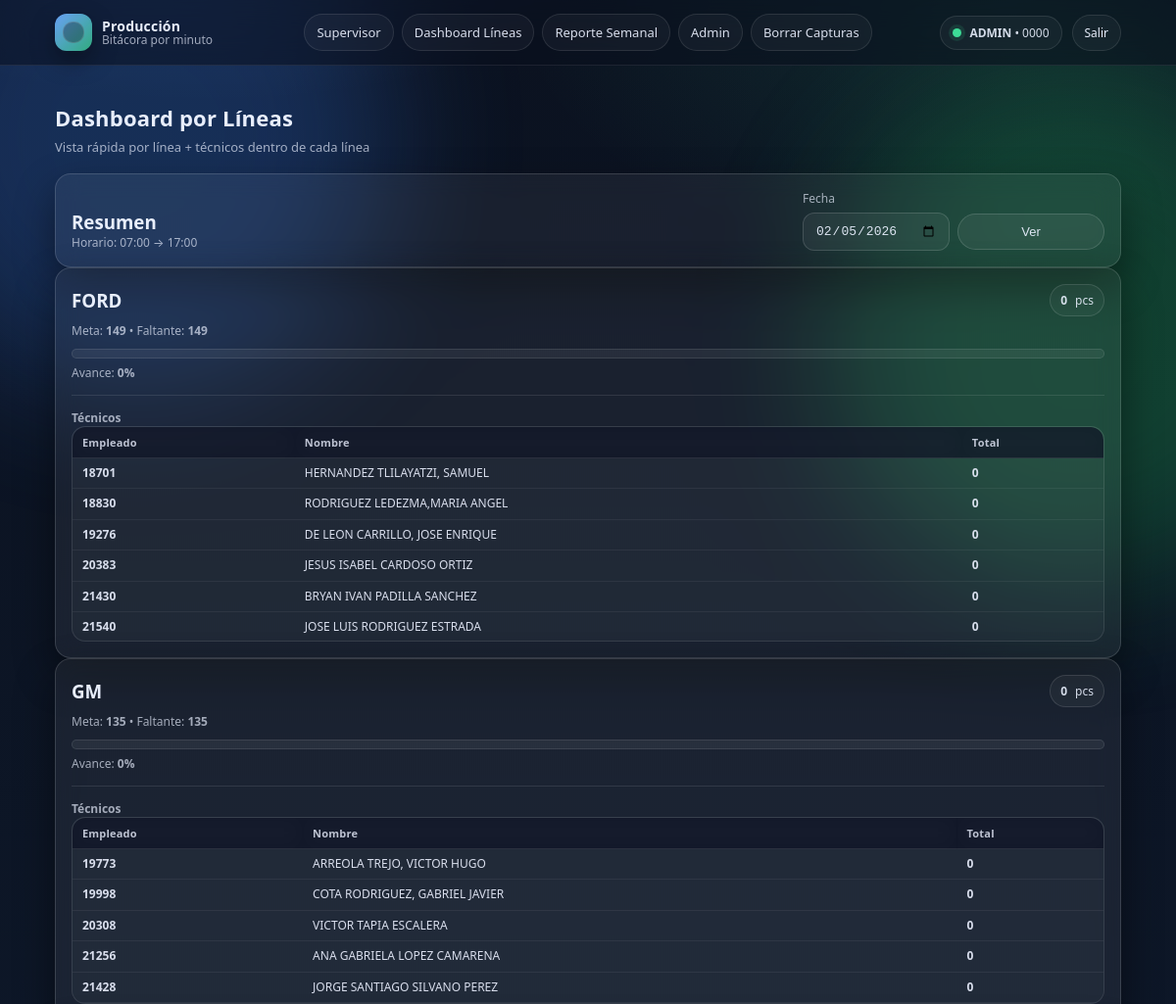
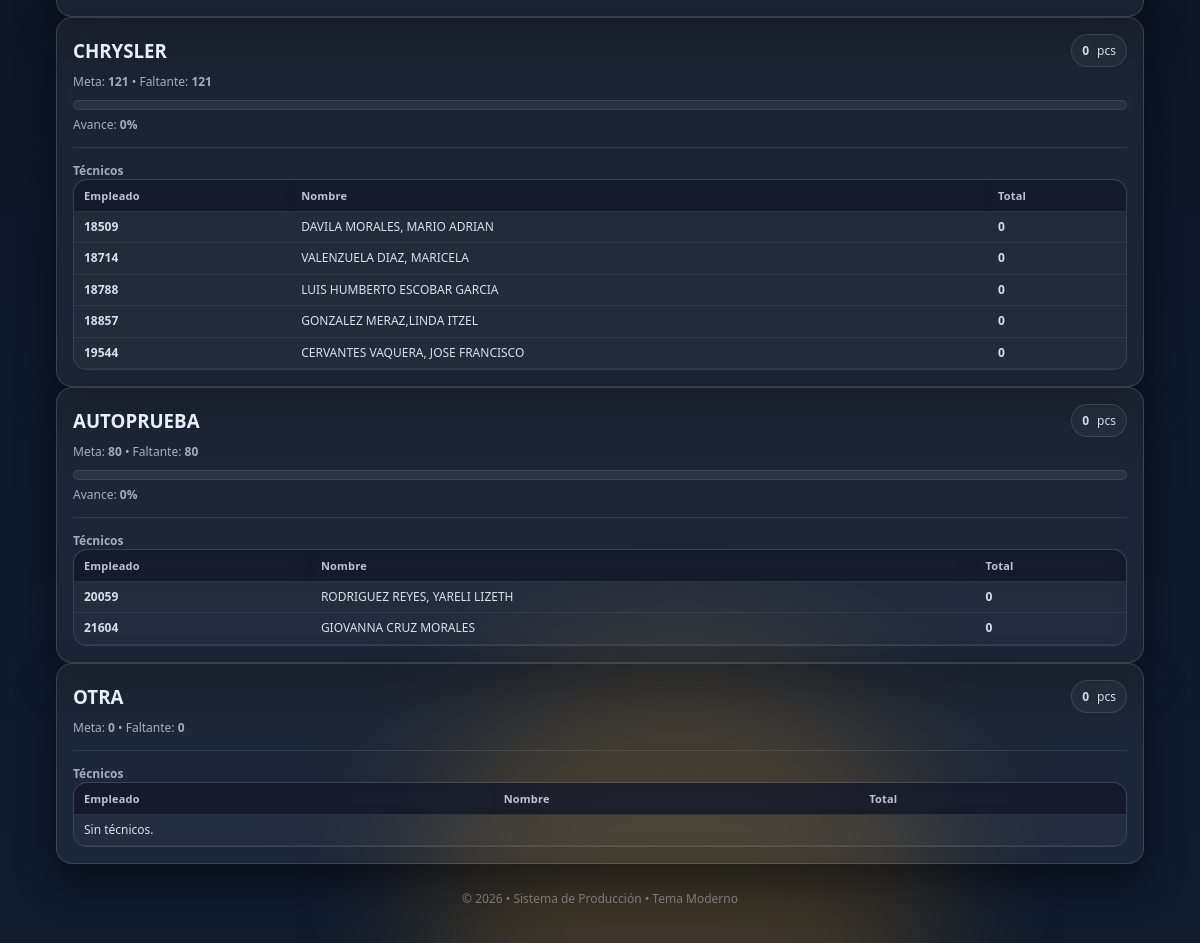
Screenshot of /line_dashboard (signed in) with the database file from the repository (2 pictures, top to bottom).
### tables this page shows
CREATE TABLE users (
            id INTEGER PRIMARY KEY AUTOINCREMENT,
            employee_no TEXT UNIQUE NOT NULL,
            name TEXT NOT NULL,
            role TEXT NOT NULL CHECK(role IN ('technician','supervisor','admin')),
            pin_hash TEXT NOT NULL,
            is_active INTEGER NOT NULL DEFAULT 1,
            created_at TEXT NOT NULL
        , line TEXT NOT NULL DEFAULT '');

CREATE TABLE app_settings (
            key TEXT PRIMARY KEY,
            value TEXT NOT NULL
        );

CREATE TABLE line_goals (
            line TEXT PRIMARY KEY,
            daily_goal INTEGER NOT NULL,
            updated_at TEXT NOT NULL
        );

### app.py (the view)
    @app.route("/line_dashboard", methods=["GET"])
    def line_dashboard():
        user = require_login_role("supervisor", "admin")
        if not user:
            return redirect(url_for("login"))
        schedule = get_capture_window()
        start_str, end_str = schedule.start_str, schedule.end_str
        selected_date = request.args.get("date") or date.today().isoformat()
        totals_by_line = get_summary_by_line(selected_date, start_str, end_str)
        line_goals_map = get_line_goals_map()
        tech_by_line = get_tech_by_line(selected_date, start_str, end_str)
        tot_map = {(r["line"] or "SIN ASIGNAR").upper(): int(r["total_qty"] or 0) for r in totals_by_line}
        for ln in LINES:
            ln2 = (ln or "").upper()
            tot_map.setdefault(ln2, 0)
        line_cards = []
        for line, total in tot_map.items():
            goal = line_goals_map.get(line)
            remaining = None if goal is None else max(0, goal - total)
            pct = None
            if goal is not None and goal > 0:
                pct = min(100, round((total * 100) / goal))
            line_cards.append({
                "line": line,
                "total": total,
                "goal": goal,
                "remaining": remaining,
                "pct": pct
            })
        line_cards.sort(key=lambda x: x["total"], reverse=True)
        tech_map: Dict[str, List[dict]] = {}
        for t in tech_by_line:
            line = (t["line"] or "SIN ASIGNAR").upper()
            tech_map.setdefault(line, []).append({
                "employee_no": t["employee_no"],
                "name": t["name"],
                "total": int(t["total_qty"] or 0)
            })
        return render_template(
            "line_dashboard.html",
            user=user,
            selected_date=selected_date,
            schedule_start=start_str,
            schedule_end=end_str,
            line_cards=line_cards,
            tech_map=tech_map,
        )

### app.py (called while the page is built)
def db_connect() -> sqlite3.Connection:
    conn = sqlite3.connect(DB_FILE)
    conn.row_factory = sqlite3.Row
    return conn

def get_setting(key: str, default: str) -> str:
    with db() as conn:
        cur = conn.cursor()
        cur.execute("SELECT value FROM app_settings WHERE key = ?", (key,))
        row = cur.fetchone()
        return row["value"] if row else default

def parse_time_hhmm(t: str) -> Optional[Tuple[int, int]]:
    try:
        t = (t or "").strip()
        hh, mm = t.split(":")
        h = int(hh)
        m = int(mm)
        if 0 <= h <= 23 and 0 <= m <= 59:
            return h, m
    except Exception:
        return None
    return None

def get_capture_window() -> CaptureWindow:
    start_str = get_setting("start_time", DEFAULT_START_TIME)
    end_str = get_setting("end_time", DEFAULT_END_TIME)
    grace_str = get_setting("grace_minutes", str(DEFAULT_GRACE_MINUTES))
    st = parse_time_hhmm(start_str) or parse_time_hhmm(DEFAULT_START_TIME)
    et = parse_time_hhmm(end_str) or parse_time_hhmm(DEFAULT_END_TIME)
    grace = parse_nonneg_int(grace_str)
    if grace is None:
        grace = DEFAULT_GRACE_MINUTES
    grace = min(300, grace)
    return CaptureWindow(
        start_str=start_str,
        end_str=end_str,
        grace_minutes=grace,
        start_h=st[0],
        start_m=st[1],
        end_h=et[0],
        end_m=et[1],
    )

def get_user_by_employee(employee_no: str):
    with db() as conn:
        cur = conn.cursor()
        cur.execute("SELECT * FROM users WHERE employee_no = ?", (employee_no,))
        return cur.fetchone()

def current_user():
    emp = session.get("employee_no")
    if not emp:
        return None
    return get_user_by_employee(emp)

def require_login_role(*roles):
    user = current_user()
    if not user or user["is_active"] != 1:
        return None
    if roles and user["role"] not in roles:
        flash("No tienes permisos para esa sección.", "err")
        return None
    return user

def parse_nonneg_int(x) -> Optional[int]:
    try:
        s = str(x).strip()
        if s == "":
            return None
        v = int(s)
        return v if v >= 0 else None
    except Exception:
        return None

def get_line_goals_map() -> Dict[str, int]:
    with db() as conn:
        cur = conn.cursor()
        cur.execute("SELECT line, daily_goal FROM line_goals")
        return {r["line"].upper(): int(r["daily_goal"]) for r in cur.fetchall()}

    def __exit__(self, exc_type, exc, tb):
        self.conn.close()

### templates/line_dashboard.html (shortened to what this page needs)
{% extends "base.html" %}
{% set title = "Dashboard por Líneas" %}
{% set subtitle = "Vista rápida por línea + técnicos dentro de cada línea" %}
{% block content %}
<div class="card">
  <div class="row" style="justify-content:space-between; align-items:flex-end;">
    <div>
      <h3 style="margin:0;">Resumen</h3>
      <div class="muted small">Horario: {{ schedule_start }} → {{ schedule_end }}</div>
    </div>
    <form method="GET" class="row row-tight">
      <div class="field">
        <label>Fecha</label>
        <input type="date" name="date" value="{{ selected_date }}">
      </div>
      <div class="field">
        <label>&nbsp;</label>
        <button class="btn" type="submit">Ver</button>
      </div>
    </form>
  </div>
</div>
<div class="grid3">
  {% for c in line_cards %}
    <div class="card">
      <div class="row" style="justify-content:space-between; align-items:center;">
        <h3 style="margin:0;">{{ c.line }}</h3>
        <span class="badge2"><b>{{ c.total }}</b> pcs</span>
      </div>
      <div class="muted small" style="margin-top:6px;">
        Meta: <b>{{ c.goal if c.goal is not none else "Sin meta" }}</b>
        {% if c.remaining is not none %}
          • Faltante: <b>{{ c.remaining }}</b>
        {% endif %}
      </div>
      {% if c.pct is not none %}
        <div class="progress" style="margin-top:10px;">
        </div>
        <div class="muted small" style="margin-top:6px;">Avance: <b>{{ c.pct }}%</b></div>
      {% endif %}
      <div class="hr"></div>
      <div class="muted small"><b>Técnicos</b></div>
      <div class="tablewrap" style="max-height:220px;">
        <table class="table compact">
          <thead>
            <tr>
              <th>Empleado</th>
              <th>Nombre</th>
              <th>Total</th>
            </tr>
          </thead>
          <tbody>
            {% set tlist = tech_map.get(c.line, []) %}
            {% if tlist|length == 0 %}
              <tr><td colspan="3" class="muted">Sin técnicos.</td></tr>
            {% endif %}
            {% for t in tlist %}
              <tr>
                <td><b>{{ t.employee_no }}</b></td>
                <td>{{ t.name }}</td>
                <td><b>{{ t.total }}</b></td>
              </tr>
            {% endfor %}
          </tbody>
        </table>
      </div>
    </div>
  {% endfor %}
</div>
{% endblock %}

### templates/base.html (shortened to what this page needs)
<!DOCTYPE html>
<html lang="es">
<head>
</head>
<body>
  <div class="bg-orb orb1"></div>
  <div class="bg-orb orb2"></div>
  <div class="bg-orb orb3"></div>
  <div class="topbar">
    <div class="topbar-inner">
      <div class="brand">
        <div class="logo"></div>
        <div class="brand-title">
          <b>Producción</b>
          <span>Bitácora por minuto</span>
        </div>
      </div>
      <div class="nav">
        {% if user %}
          {% if user["role"] == "technician" %}
            <a href="{{ url_for('technician') }}">Técnico</a>
          {% elif user["role"] in ("supervisor","admin") %}
            <a href="{{ url_for('supervisor') }}">Supervisor</a>
            <a href="{{ url_for('line_dashboard') }}">Dashboard Líneas</a>
            <a href="{{ url_for('weekly_report') }}">Reporte Semanal</a>
          {% endif %}
          {% if user["role"] == "admin" %}
            <a href="{{ url_for('admin') }}">Admin</a>
            <a href="{{ url_for('admin_logs') }}">Borrar Capturas</a>
          {% endif %}
        {% endif %}
      </div>
      <div class="userbox">
        {% if user %}
          <div class="pill">
            <span class="dot"></span>
            <span><b>{{ user["name"] }}</b> • {{ user["employee_no"] }}</span>
          </div>
          <a class="logout" href="{{ url_for('logout') }}">Salir</a>
        {% else %}
          <div class="pill">
            <span class="dot" style="background: var(--warn); box-shadow: 0 0 0 4px rgba(255,204,102,.12);"></span>
            <span>Sesión no iniciada</span>
          </div>
        {% endif %}
      </div>
    </div>
  </div>
  <div class="container">
    <div class="pagehead">
      <div>
        <h1>{{ title if title else "" }}</h1>
        {% if subtitle %}
          <div class="subtitle">{{ subtitle }}</div>
        {% endif %}
      </div>
    </div>
    {% block content %}{% endblock %}
    <div class="footer">
      © {{ now().year }} • Sistema de Producción • Tema Moderno
    </div>
  </div>
</body>
</html>

### rows the page displays
users: name "ADMIN", employee_no "0000"
app_settings: value "07:00"
app_settings: value "17:00"
line_goals: line "FORD", total "0", daily_goal "149", remaining "149", pct "0"
users: employee_no "18701", name "HERNANDEZ TLILAYATZI, SAMUEL", total "0"
users: employee_no "18830", name "RODRIGUEZ LEDEZMA,MARIA ANGEL", total "0"
users: employee_no "19276", name "DE LEON CARRILLO, JOSE ENRIQUE", total "0"
users: employee_no "20383", name "JESUS ISABEL CARDOSO ORTIZ", total "0"
users: employee_no "21430", name "BRYAN IVAN PADILLA SANCHEZ", total "0"
users: employee_no "21540", name "JOSE LUIS RODRIGUEZ ESTRADA", total "0"
line_goals: line "GM", total "0", daily_goal "135", remaining "135", pct "0"
users: employee_no "19773", name "ARREOLA TREJO, VICTOR HUGO", total "0"
users: employee_no "19998", name "COTA RODRIGUEZ, GABRIEL JAVIER", total "0"
users: employee_no "20308", name "VICTOR TAPIA ESCALERA", total "0"
users: employee_no "21256", name "ANA GABRIELA LOPEZ CAMARENA", total "0"
users: employee_no "21428", name "JORGE SANTIAGO SILVANO PEREZ", total "0"
line_goals: line "CHRYSLER", total "0", daily_goal "121", remaining "121", pct "0"
users: employee_no "18509", name "DAVILA MORALES, MARIO ADRIAN", total "0"
users: employee_no "18714", name "VALENZUELA DIAZ, MARICELA", total "0"
users: employee_no "18788", name "LUIS HUMBERTO ESCOBAR GARCIA", total "0"
users: employee_no "18857", name "GONZALEZ MERAZ,LINDA ITZEL", total "0"
users: employee_no "19544", name "CERVANTES VAQUERA, JOSE FRANCISCO", total "0"
line_goals: line "AUTOPRUEBA", total "0", daily_goal "80", remaining "80", pct "0"
users: employee_no "20059", name "RODRIGUEZ REYES, YARELI LIZETH", total "0"
users: employee_no "21604", name "GIOVANNA CRUZ MORALES", total "0"
line_goals: line "OTRA", total "0", daily_goal "0", remaining "0", shows "Sin técnicos."

### other values shown
{{ title if title else "" }} "Dashboard por Líneas"
{{ subtitle }} "Vista rápida por línea + técnicos dentro de cada línea"
